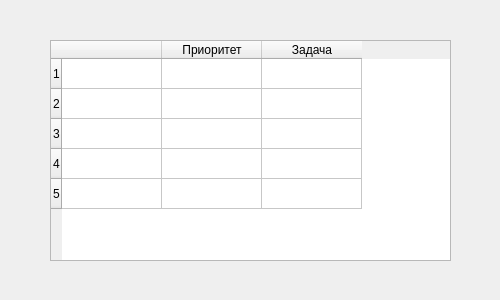
<?xml version="1.0" encoding="UTF-8"?>
<ui version="4.0">
 <class>MainWindow</class>
 <widget class="QMainWindow" name="MainWindow">
  <property name="geometry">
   <rect>
    <x>0</x>
    <y>0</y>
    <width>500</width>
    <height>300</height>
   </rect>
  </property>
  <property name="windowTitle">
   <string>MainWindow</string>
  </property>
  <widget class="QWidget" name="centralwidget">
   <widget class="QTableWidget" name="tableWidget">
    <property name="geometry">
     <rect>
      <x>50</x>
      <y>40</y>
      <width>401</width>
      <height>221</height>
     </rect>
    </property>
    <row>
     <property name="text">
      <string>1</string>
     </property>
    </row>
    <row>
     <property name="text">
      <string>2</string>
     </property>
    </row>
    <row>
     <property name="text">
      <string>3</string>
     </property>
    </row>
    <row>
     <property name="text">
      <string>4</string>
     </property>
    </row>
    <row>
     <property name="text">
      <string>5</string>
     </property>
    </row>
    <column>
     <property name="text">
      <string/>
     </property>
    </column>
    <column>
     <property name="text">
      <string>Приоритет</string>
     </property>
    </column>
    <column>
     <property name="text">
      <string>Задача</string>
     </property>
    </column>
   </widget>
  </widget>
 </widget>
 <resources/>
 <connections/>
</ui>
